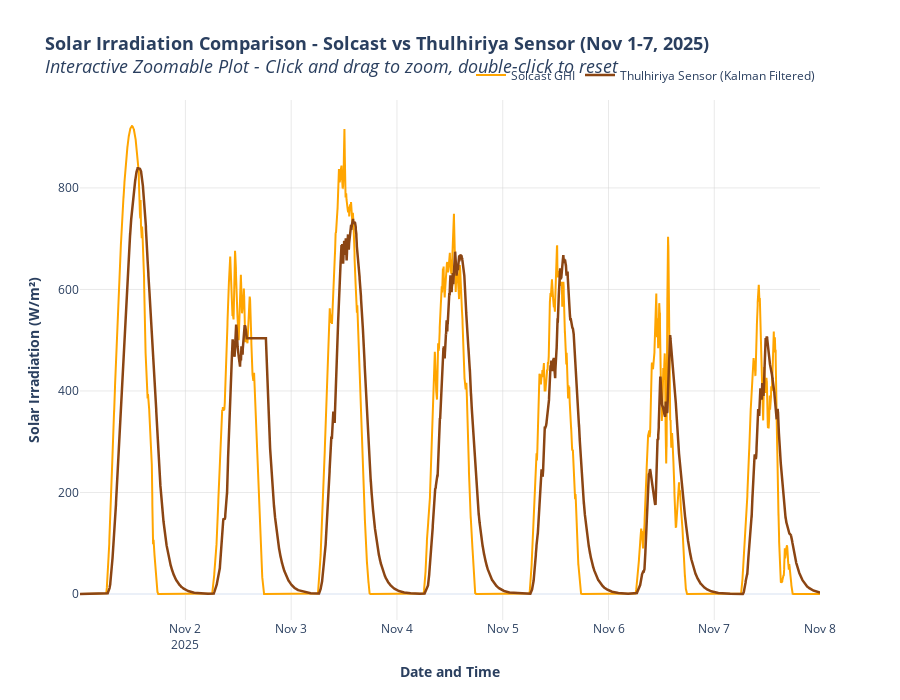

Notebook code cell kept with this figure:
### Markdown cell above
## 7. Interactive Zoomable Comparison Plot
All datasets compared on a single interactive plot with zoom, pan, and hover capabilities.

### Code cell
# Create plot dataframe with continuous data (forward and backward fill)
plot_df = merged_df.copy()
plot_df['GHI_solcast'] = plot_df['GHI_solcast'].fillna(method='ffill').fillna(method='bfill')
plot_df['WS_rad_filtered'] = plot_df['WS_rad_filtered'].fillna(method='ffill').fillna(method='bfill')

# Create interactive zoomable Plotly plot
fig = go.Figure()

# Add Solcast data (orange line)
fig.add_trace(
    go.Scatter(
        x=plot_df['timestamp'], 
        y=plot_df['GHI_solcast'],
        mode='lines',
        name='Solcast GHI',
        line=dict(color='#FFA500', width=2),
        connectgaps=True,
        hovertemplate='<b>Solcast GHI</b><br>Time: %{x}<br>Irradiation: %{y:.2f} W/m²<extra></extra>'
    )
)

# Add filtered sensor data (brown line)
fig.add_trace(
    go.Scatter(
        x=plot_df['timestamp'], 
        y=plot_df['WS_rad_filtered'],
        mode='lines',
        name='Thulhiriya Sensor (Kalman Filtered)',
        line=dict(color='#8B4513', width=2.5),
        connectgaps=True,
        hovertemplate='<b>Thulhiriya Sensor (Filtered)</b><br>Time: %{x}<br>Irradiation: %{y:.2f} W/m²<extra></extra>'
    )
)

# Update layout
fig.update_layout(
    title={
        'text': '<b>Solar Irradiation Comparison - Solcast vs Thulhiriya Sensor (Nov 1-7, 2025)</b><br><i>Interactive Zoomable Plot - Click and drag to zoom, double-click to reset</i>',
        'font': {'size': 18}
    },
    xaxis_title='<b>Date and Time</b>',
    yaxis_title='<b>Solar Irradiation (W/m²)</b>',
    height=700,
    hovermode='x unified',
    legend=dict(
        orientation="h",
        yanchor="bottom",
        y=1.02,
        xanchor="right",
        x=1,
        font=dict(size=12)
    ),
    template='plotly_white',
    xaxis=dict(
        showgrid=True,
        gridcolor='lightgray',
        gridwidth=0.5
    ),
    yaxis=dict(
        showgrid=True,
        gridcolor='lightgray',
        gridwidth=0.5
    )
)

fig.show()

### Figure 1 — Plotly figure (JSON) as saved in the notebook; plotly's stock layout.template omitted (floating-point values rounded to 4 significant figures; data arrays with more than 128 entries replaced by an {"elided": "..."} marker saying what was removed)
{"data": [{"connectgaps": true, "hovertemplate": "<b>Solcast GHI</b><br>Time: %{x}<br>Irradiation: %{y:.2f} W/m²<extra></extra>", "line": {"color": "#FFA500", "width": 2}, "mode": "lines", "name": "Solcast GHI", "type": "scatter", "x": {"elided": "18912 str values"}, "y": {"elided": "18912 float values"}}, {"connectgaps": true, "hovertemplate": "<b>Thulhiriya Sensor (Filtered)</b><br>Time: %{x}<br>Irradiation: %{y:.2f} W/m²<extra></extra>", "line": {"color": "#8B4513", "width": 2.5}, "mode": "lines", "name": "Thulhiriya Sensor (Kalman Filtered)", "type": "scatter", "x": {"elided": "18912 str values"}, "y": {"elided": "18912 float values"}}], "layout": {"height": 700, "hovermode": "x unified", "legend": {"font": {"size": 12}, "orientation": "h", "x": 1, "xanchor": "right", "y": 1.02, "yanchor": "bottom"}, "title": {"font": {"size": 18}, "text": "<b>Solar Irradiation Comparison - Solcast vs Thulhiriya Sensor (Nov 1-7, 2025)</b><br><i>Interactive Zoomable Plot - Click and drag to zoom, double-click to reset</i>"}, "xaxis": {"gridcolor": "lightgray", "gridwidth": 0.5, "showgrid": true, "title": {"text": "<b>Date and Time</b>"}}, "yaxis": {"gridcolor": "lightgray", "gridwidth": 0.5, "showgrid": true, "title": {"text": "<b>Solar Irradiation (W/m²)</b>"}}}}
